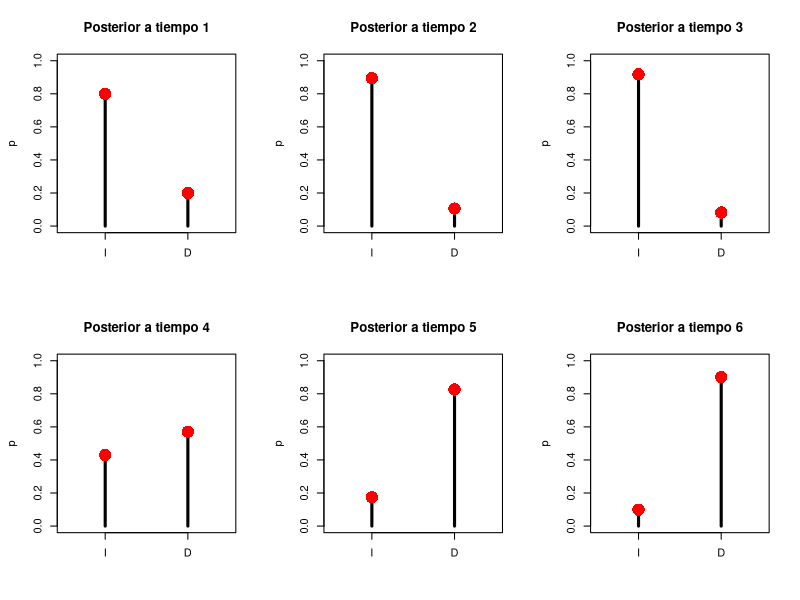

Here is the R script that generated this plot:
# Hidden Markov Models

# Inferencia bayesiana recursiva para el caso en el que el estado del mundo es 
# dinámico y discreto (en particular, binario). 

# Esta es una implementacion del ejemplo del libro "Bayesian perception: an 
# introduction" por Wei Ji Ma, Konrad Kording y Daniel Goldreich. 
# En este ejemplo se el sujeto trata de determinar si un animal, que ve a lo 
# lejos, se está moviendo a izquierda (I) o a derecha (D).

# A priori, la probabilidad de que se esté moviendo en cada dirección es la 
# misma: p(I) = p(D) = 0.5

# Se supone que la percepción visual tiene ruido: hay un 20% de probabilidades
# de observar la dirección contraria a la que el animal realmente se está 
# moviendo. Este ruido es constante en el tiempo.

# Dinámica: en promedio, la dirección cambia cada 5 pasos temporales.

# Aprovechamos la representación matricial para llevar a cabo la recursión
# de una manera sencilla.

# Consideramos la cantidad de pasos temporales:

N = 6

# Definimos la matriz que representa la dinamica del sistema
M = matrix(c(0.8, 0.2, 0.2, 0.8), nrow = 2, ncol = 2)

# Generamos las observaciones del individuo: 0 representa a la izquierda 
# y 1 a la derecha.
obs = c(0,0,0,1,1,1)
observations = ifelse(obs == 1, 'D', 'I')
print(observations)


# Definimos la matriz de Likelihood
L = matrix(c(0.8, 0.2, 0.2, 0.8), nrow = 2, ncol = 2)

# Inicializamos el vector de probabilidades a priori (que podemos considerar 
# probabilidades posterior del tiempo 0)

p_post = c(0.5, 0.5)

# Iteramos para cada paso temporal:
par(pty="s", mfrow=c(2,3))
for (t in 1:N){
  
  # Se aplica la dinámica para tener la probabilidad prior a tiempo t
  p_before = M %*% p_post
  
  # Aplicamos la Regla de Bayes para calcular la probabilidad posterior a tiempo t
  p_post = p_before * L[,obs[t]+1] / sum(p_before * L[,obs[t]+1]) 
  
  x = c(0,1)
  y = p_post
  
  #R Graficamos la probabilidad posterior a tiempo t
  
  title = paste('Posterior a tiempo', t)
  plot(x, y, type='h', xlim=c(-0.5, 1.5), ylim=c(0,1), lwd=3, xaxt='n', main=title, xlab='', ylab='p', )
  axis(1, at=c(0,1), labels=c('I', 'D'))
  points(x,y,pch=16,cex=2.5,col="red")
}
